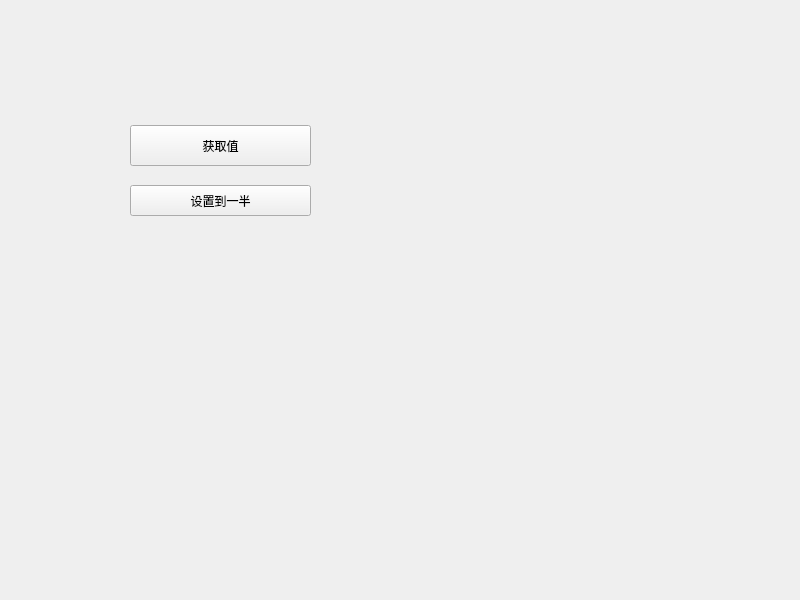
<?xml version="1.0" encoding="UTF-8"?>
<ui version="4.0">
 <class>Widget</class>
 <widget class="QWidget" name="Widget">
  <property name="geometry">
   <rect>
    <x>0</x>
    <y>0</y>
    <width>800</width>
    <height>600</height>
   </rect>
  </property>
  <property name="windowTitle">
   <string>Widget</string>
  </property>
  <widget class="Smallwidget" name="widget" native="true">
   <property name="geometry">
    <rect>
     <x>40</x>
     <y>10</y>
     <width>301</width>
     <height>91</height>
    </rect>
   </property>
  </widget>
  <widget class="QPushButton" name="btn_get">
   <property name="geometry">
    <rect>
     <x>130</x>
     <y>125</y>
     <width>181</width>
     <height>41</height>
    </rect>
   </property>
   <property name="text">
    <string>获取值</string>
   </property>
  </widget>
  <widget class="QPushButton" name="btn_set">
   <property name="geometry">
    <rect>
     <x>130</x>
     <y>185</y>
     <width>181</width>
     <height>31</height>
    </rect>
   </property>
   <property name="text">
    <string>设置到一半</string>
   </property>
  </widget>
 </widget>
 <customwidgets>
  <customwidget>
   <class>Smallwidget</class>
   <extends>QWidget</extends>
   <header location="global">smallwidget.h</header>
   <container>1</container>
  </customwidget>
 </customwidgets>
 <resources/>
 <connections/>
</ui>
